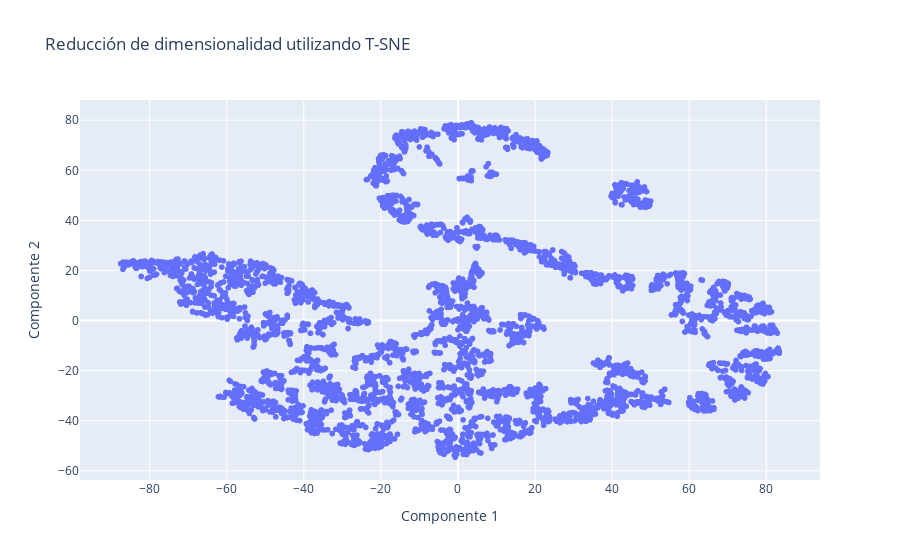

The cell this chart's notebook holds for it:
### Markdown cell above
**Respuesta:**

### Code cell
def select_numeric_features(dataframe):
    return dataframe.select_dtypes(include=['number'])

# Define el pipeline
pipeline = Pipeline([
    ('custom_features', FunctionTransformer(func=custom_features, validate=False)),  # Mantén la transformación custom_features
    ('select_numeric', FunctionTransformer(func=select_numeric_features, validate=False)),  # Selecciona solo las columnas numéricas
    ('minmax_scaler', MinMax()),  # Aplica MinMaxScaler a las columnas numéricas
    ('tsne', TSNE(n_components=2))  # Aplica t-SNE a las columnas numéricas
])

# Aplicar el pipeline al DataFrame
X_reduced = pipeline.fit_transform(df_retail)

reduced_df = pd.DataFrame(data=X_reduced, columns=['Componente 1', 'Componente 2'])

# Graficar las componentes con Plotly Express
fig = px.scatter(reduced_df, x='Componente 1', y='Componente 2', title='Reducción de dimensionalidad utilizando T-SNE')
fig.update_xaxes(title_text='Componente 1')
fig.update_yaxes(title_text='Componente 2')
fig.show()

### Figure 1 — Plotly figure (JSON) as saved in the notebook; plotly's stock layout.template omitted (floating-point values rounded to 4 significant figures; data arrays with more than 128 entries replaced by an {"elided": "..."} marker saying what was removed)
{"data": [{"hovertemplate": "Componente 1=%{x}<br>Componente 2=%{y}<extra></extra>", "legendgroup": "", "marker": {"color": "#636efa", "symbol": "circle"}, "mode": "markers", "name": "", "showlegend": false, "type": "scattergl", "x": {"elided": "4314 float values"}, "xaxis": "x", "y": {"elided": "4314 float values"}, "yaxis": "y"}], "layout": {"legend": {"tracegroupgap": 0}, "title": {"text": "Reducción de dimensionalidad utilizando T-SNE"}, "xaxis": {"anchor": "y", "domain": [0, 1], "title": {"text": "Componente 1"}}, "yaxis": {"anchor": "x", "domain": [0, 1], "title": {"text": "Componente 2"}}}}
